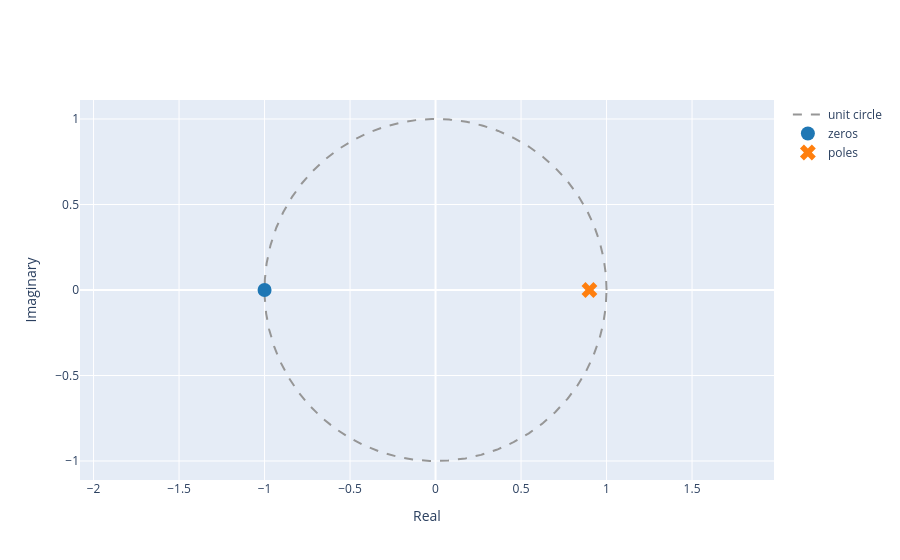

Notebook cell for this chart:
### Markdown cell above
iii. Use the function  `plot_zeros_poles(z, p)` to plot the zeros and poles found in ii.

### Code cell
from util import plot_zeros_poles
plot_zeros_poles(zeros,poles)
# Write your code here

### Figure 1 — Plotly figure (JSON) as saved in the notebook; plotly's stock layout.template omitted (floating-point values rounded to 4 significant figures; data arrays with more than 128 entries replaced by an {"elided": "..."} marker saying what was removed)
{"data": [{"line": {"color": "rgb(150,150,150)", "dash": "dash", "shape": "linear"}, "mode": "lines", "name": "unit circle", "type": "scatter", "x": {"elided": "1000 float values"}, "y": {"elided": "1000 float values"}}, {"marker": {"color": "#1f77b4", "size": 14, "symbol": "circle"}, "mode": "markers", "name": "zeros", "type": "scatter", "x": [-1], "y": [0]}, {"marker": {"color": "#ff7f0e", "size": 14, "symbol": "x"}, "mode": "markers", "name": "poles", "type": "scatter", "x": [0.9], "y": [0]}], "layout": {"xaxis": {"title": {"text": "Real"}}, "yaxis": {"scaleanchor": "x", "scaleratio": 1, "title": {"text": "Imaginary"}}}}
